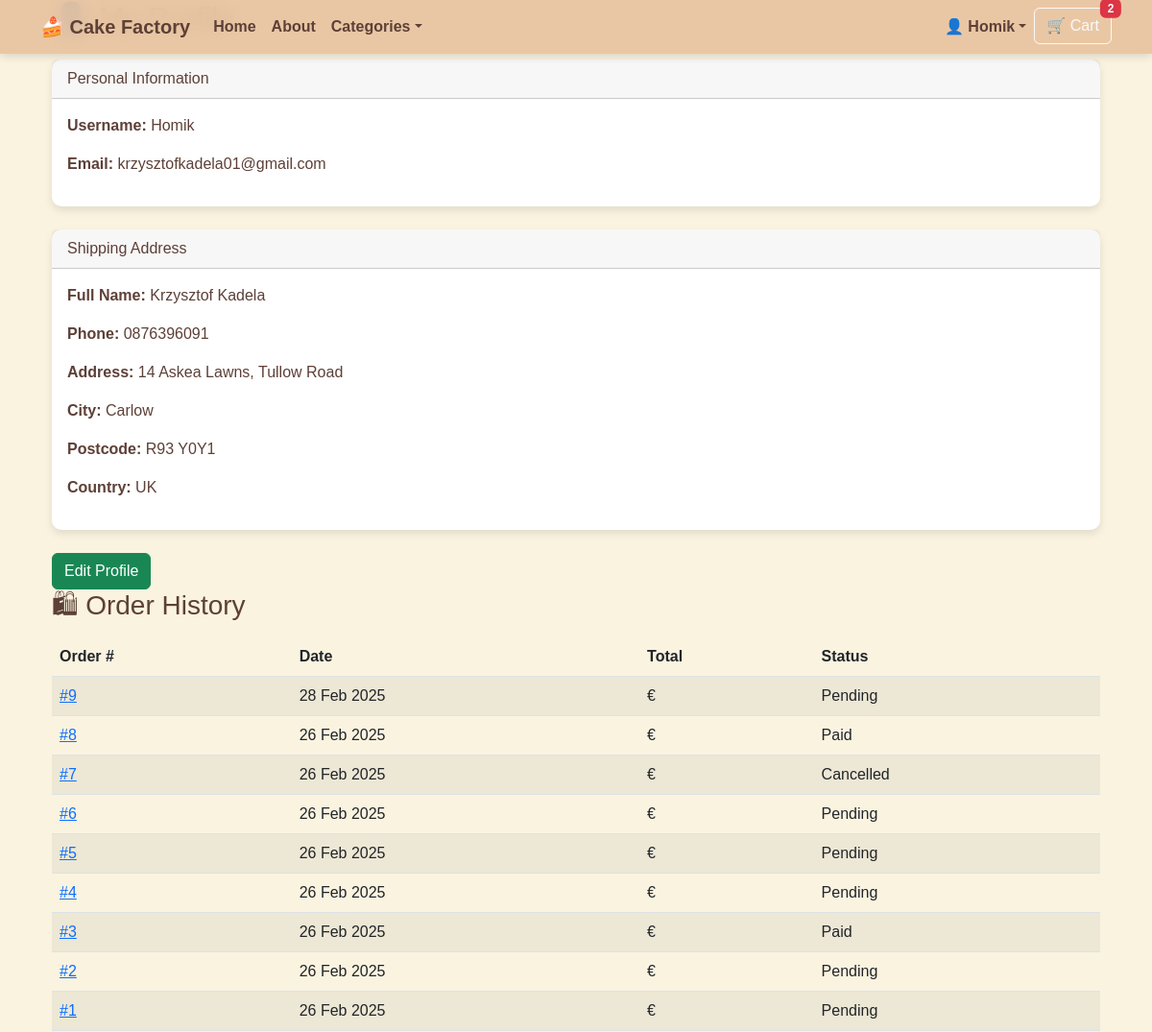
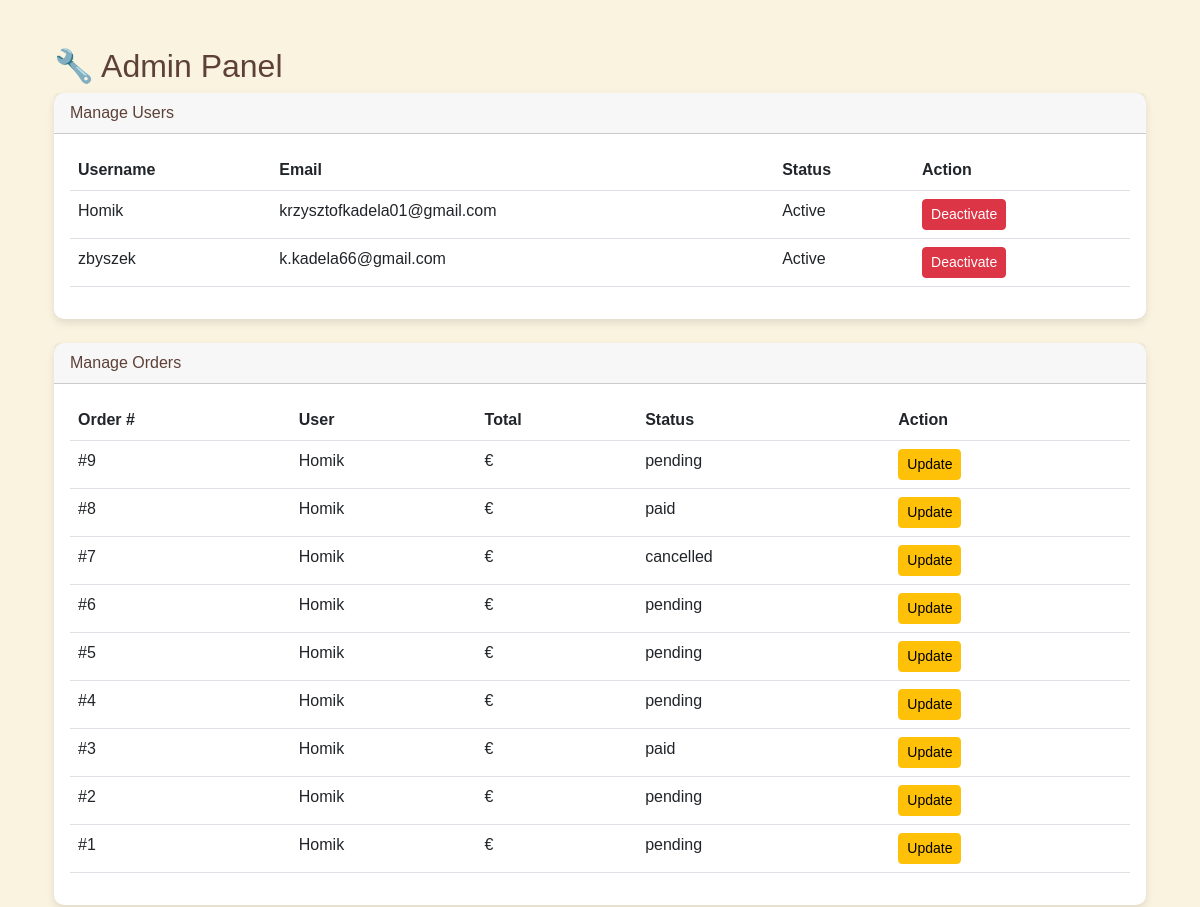
The page /users/profile/ (signed in, upper part) on the database as committed earlier (2 pictures, top to bottom).
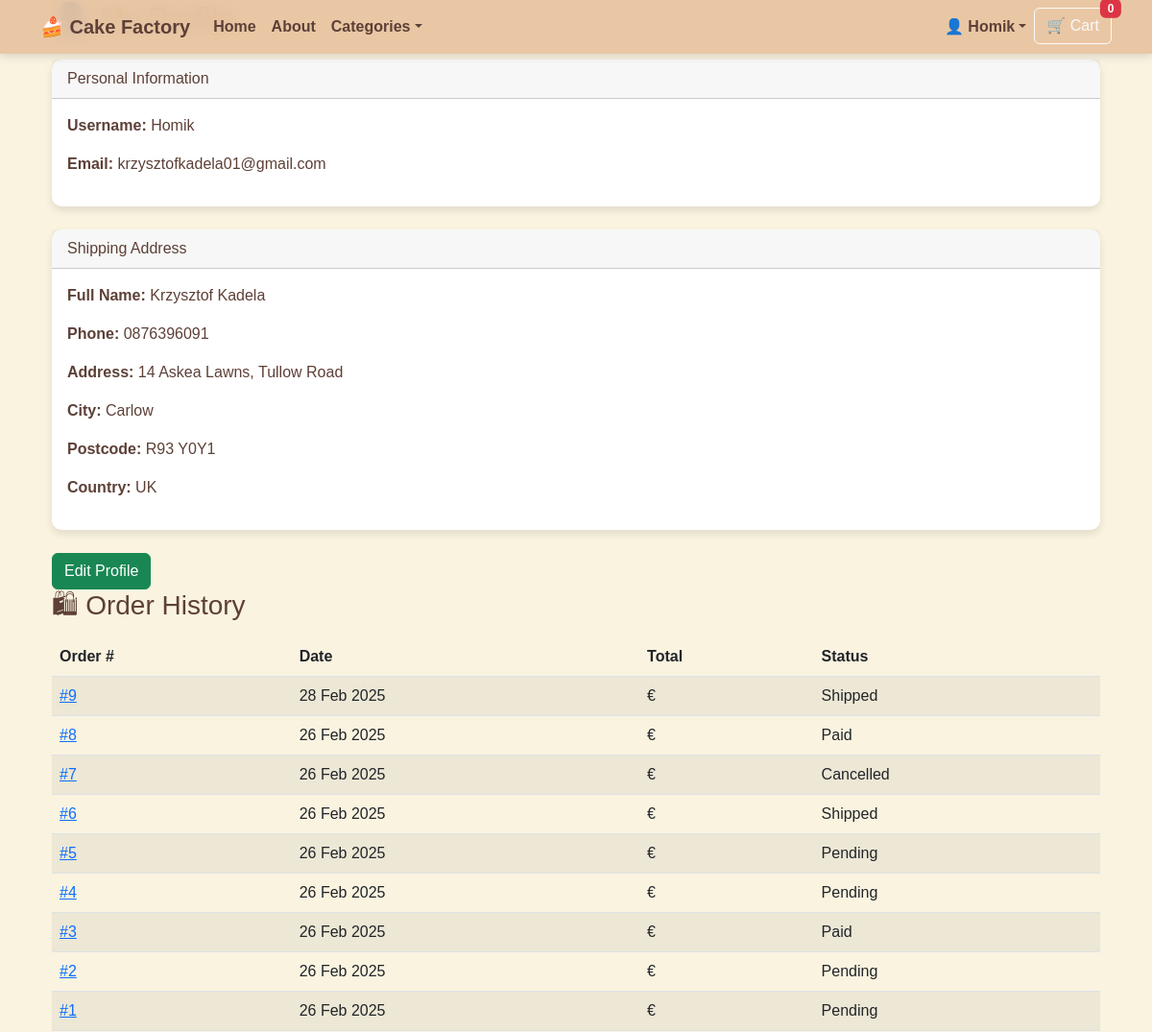
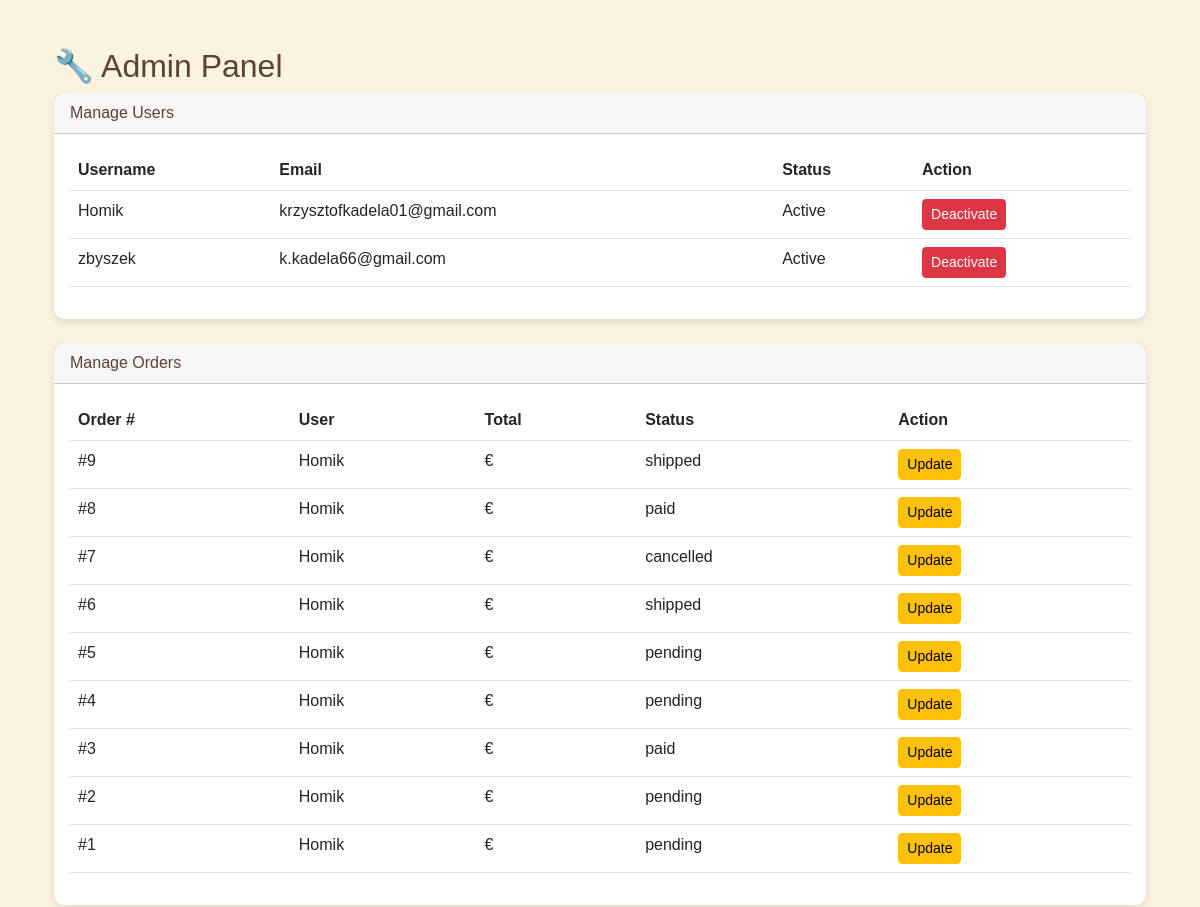
The same page on the database as committed later (2 pictures, top to bottom).
### orders/models.py (models this page shows, shortened)
class Order(models.Model):
    ORDER_STATUS = [
        ("pending", "Pending"),
        ("paid", "Paid"),
        ("shipped", "Shipped"),
        ("delivered", "Delivered"),
        ("cancelled", "Cancelled"),
    ]
    user = models.ForeignKey(
        settings.AUTH_USER_MODEL,
        on_delete=models.SET_NULL,
        null=True,
        blank=True,
        related_name="orders"
    )
    order_number = models.CharField(max_length=32, null=False, editable=False, unique=True)
    full_name = models.CharField(max_length=50)
    email = models.EmailField(max_length=254)
    phone_number = models.CharField(max_length=20)
    country = models.CharField(max_length=40)
    postcode = models.CharField(max_length=20, null=True, blank=True)
    town_or_city = models.CharField(max_length=40)
    street_address1 = models.CharField(max_length=80)
    street_address2 = models.CharField(max_length=80, null=True, blank=True)
    county = models.CharField(max_length=80, null=True, blank=True)
    billing_full_name = models.CharField(max_length=50, blank=True, null=True)
    billing_phone_number = models.CharField(max_length=20, blank=True, null=True)
    billing_country = models.CharField(max_length=40, blank=True, null=True)
    billing_postcode = models.CharField(max_length=20, blank=True, null=True)
    billing_town_or_city = models.CharField(max_length=40, blank=True, null=True)
    billing_street_address1 = models.CharField(max_length=80, blank=True, null=True)
    billing_street_address2 = models.CharField(max_length=80, blank=True, null=True)
    billing_county = models.CharField(max_length=80, blank=True, null=True)
    delivery_date = models.DateField(null=True, blank=True)
    delivery_time = models.TimeField(null=True, blank=True)
    date = models.DateTimeField(auto_now_add=True)
    created_at = models.DateTimeField(auto_now_add=True)
    updated_at = models.DateTimeField(auto_now=True)
    status = models.CharField(
        max_length=20,
        choices=ORDER_STATUS,
        default="pending"
    )
    delivery_cost = models.DecimalField(max_digits=6, decimal_places=2, default=0)
    order_total = models.DecimalField(max_digits=10, decimal_places=2, default=0)
    grand_total = models.DecimalField(max_digits=10, decimal_places=2, default=0)

### users/models.py (models this page shows, shortened)
class CustomUser(AbstractUser):
    stripe_customer_id = models.CharField(max_length=50, blank=True, null=True, unique=True)
    shipping_full_name = models.CharField(max_length=100, blank=True, null=True)
    shipping_phone = models.CharField(max_length=20, blank=True, null=True)
    shipping_street_address1 = models.CharField(max_length=255, blank=True, null=True)
    shipping_street_address2 = models.CharField(max_length=255, blank=True, null=True)
    shipping_city = models.CharField(max_length=100, blank=True, null=True)
    shipping_postcode = models.CharField(max_length=20, blank=True, null=True)
    shipping_country = CountryField(blank_label="Select country", blank=True, null=True)
    billing_full_name = models.CharField(max_length=100, blank=True, null=True)
    billing_phone = models.CharField(max_length=20, blank=True, null=True)
    billing_street_address1 = models.CharField(max_length=255, blank=True, null=True)
    billing_street_address2 = models.CharField(max_length=255, blank=True, null=True)
    billing_city = models.CharField(max_length=100, blank=True, null=True)
    billing_postcode = models.CharField(max_length=20, blank=True, null=True)
    billing_country = CountryField(blank_label="Select country", blank=True, null=True)

### users/views.py (the view)
# urls.py: path("profile/", user_profile, name="user_profile"),
@login_required
def user_profile(request):
    orders = Order.objects.filter(user=request.user).order_by("-created_at")
    context = {
        "user": request.user,
        "orders": orders,
    }
    if request.user.is_superuser:
        all_users = CustomUser.objects.all()
        all_orders = Order.objects.all().order_by("-created_at")
        all_products = Product.objects.all()
        context.update({
            "all_users": all_users,
            "all_orders": all_orders,
            "all_products": all_products,
        })
    return render(request, "users/profile.html", context)

### orders/context_processors.py (called while the page is built)
def cart_context(request):
    cart_items = 0
    cart_total_price = 0.0
    if request.user.is_authenticated:
        cart_items_qs = CartItem.objects.filter(user=request.user)
        cart_items = sum(item.quantity for item in cart_items_qs)
        cart_total_price = sum(item.line_total for item in cart_items_qs)
    else:
        session_cart = request.session.get("cart", {})
        cart_items = sum(item["quantity"] for item in session_cart.values())
        cart_total_price = sum(float(item["price"]) * int(item["quantity"]) for item in session_cart.values())
    return {"cart_items": cart_items, "cart_total_price": cart_total_price}

### orders/models.py (called while the page is built)
    @property
    def adjusted_price(self):
        SIZE_PRICE_ADJUSTMENT = {
            "Small": 0,
            "Large": 20,
            "X-large": 40
        }
        base_price = self.product.price or 0
        size_adjustment = SIZE_PRICE_ADJUSTMENT.get(self.size.name if self.size else "Small", 0)
        return base_price + size_adjustment

    @property
    def line_total(self):
        return (self.adjusted_price or 0) * self.quantity

### products/context_processors.py (called while the page is built)
def categories_context(request):
    return {
        'categories': Category.objects.all()
    }

### users/templates/users/profile.html (shortened to what the changed rows need)
{% extends "base.html" %}
{% block content %}
<div class="container">
    <h2 class="mb-4">👤 My Profile</h2>
    {% if orders %}
    <table class="table table-striped">
        <thead>
            <tr>
                <th>Order #</th>
                <th>Date</th>
                <th>Total</th>
                <th>Status</th>
            </tr>
        </thead>
        <tbody>
            {% for order in orders %}
            <tr>
                <td><a href="{% url 'order_detail' order.id %}">#{{ order.id }}</a></td>
                <td>{{ order.created_at|date:"d M Y" }}</td>
                <td>€{{ order.total_price|floatformat:2 }}</td>
                <td>{{ order.status|title }}</td>
            </tr>
            {% endfor %}
        </tbody>
    </table>
    {% else %}
    <p class="alert alert-warning">No orders found.</p>
    {% endif %}
    {% if user.is_superuser %}
    <h2 class="mt-5">🔧 Admin Panel</h2>
    <div class="card mb-4">
        <div class="card-body">
            <table class="table">
                <thead>
                    <tr>
                        <th>Username</th>
                        <th>Email</th>
                        <th>Status</th>
                        <th>Action</th>
                    </tr>
                </thead>
            </table>
        </div>
    </div>
    <div class="card mb-4">
        <div class="card-body">
            <table class="table">
                <thead>
                    <tr>
                        <th>Order #</th>
                        <th>User</th>
                        <th>Total</th>
                        <th>Status</th>
                        <th>Action</th>
                    </tr>
                </thead>
                <tbody>
                    {% for order in all_orders %}
                    <tr>
                        <td>#{{ order.id }}</td>
                        <td>{{ order.user.username }}</td>
                        <td>€{{ order.total_price|floatformat:2 }}</td>
                        <td>{{ order.status }}</td>
                        <td>
                            <a href="{% url 'update_order_status' order.id %}" class="btn btn-sm btn-warning">Update</a>
                        </td>
                    </tr>
                    {% endfor %}
                </tbody>
            </table>
        </div>
    </div>
    {% endif %}
</div>
{% endblock %}

### templates/base.html (shortened to what this page needs)
{% load static %}
<!DOCTYPE html>
<html lang="en">
<head>
    <link href="https://cdn.jsdelivr.net/npm/bootstrap-icons/font/bootstrap-icons.css" rel="stylesheet">
    <link href="https://cdn.jsdelivr.net/npm/bootstrap@5.2.3/dist/css/bootstrap.min.css" rel="stylesheet">
    <link href="{% static 'css/styles.css' %}" rel="stylesheet">
</head>
<body>
    <nav class="navbar navbar-expand-lg navbar-dark fixed-top glass-navbar">
        <div class="container">
            <a class="navbar-brand fw-bold" href="{% url 'home' %}">🍰 Cake Factory</a>
            <div class="collapse navbar-collapse" id="navbarContent">
                <ul class="navbar-nav me-auto">
                    <li class="nav-item"><a class="nav-link" href="{% url 'home' %}">Home</a></li>
                    <li class="nav-item"><a class="nav-link" href="#">About</a></li>
                    <li class="nav-item dropdown">
                        <a class="nav-link dropdown-toggle" href="#" id="categoriesDropdown" role="button"
                            data-bs-toggle="dropdown">Categories</a>
                    </li>
                </ul>
                <ul class="navbar-nav ms-auto">
                    <li class="nav-item dropdown">
                        <a class="nav-link dropdown-toggle" href="#" id="accountDropdown" role="button"
                            data-bs-toggle="dropdown">{% if user.is_authenticated %}👤 {{ user.username }}{% else %}My
                            Account{% endif %}</a>
                    </li>
                    <li class="nav-item">
                        <a class="btn btn-outline-light position-relative" href="{% url 'cart_view' %}">
                            🛒 Cart
                            <span class="position-absolute top-0 start-100 translate-middle badge bg-danger">
                                {{ cart_items|default:0 }}
                            </span>
                        </a>
                    </li>
                </ul>
            </div>
        </div>
    </nav>
    <main class="container py-5">
        {% block content %}{% endblock %}
    </main>
</body>
</html>

Rows that differ between the two databases and show on the page:
changed Order "28 Feb 2025": status "Pending" → "Shipped"; status "pending" → "shipped"
changed Order id 6: status "Pending" → "Shipped"; status "pending" → "shipped"
Other text that changed with them:
{{ cart_items|default:0 }}: "2" → "0"
